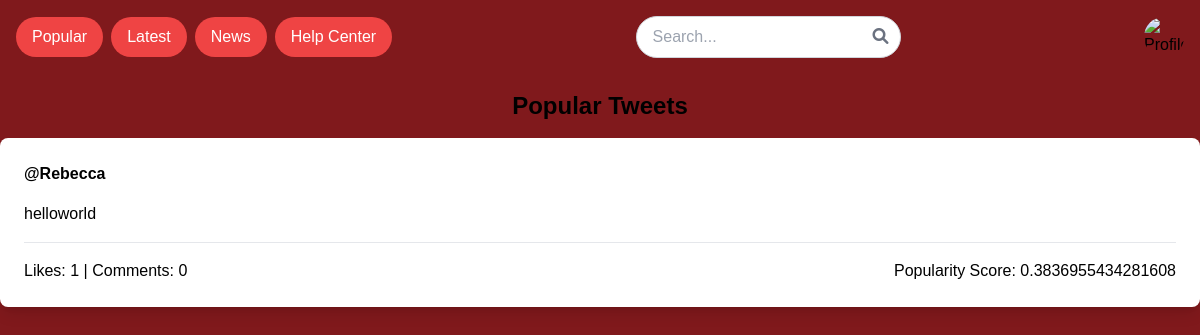
The page /popular/ on the database as committed earlier.
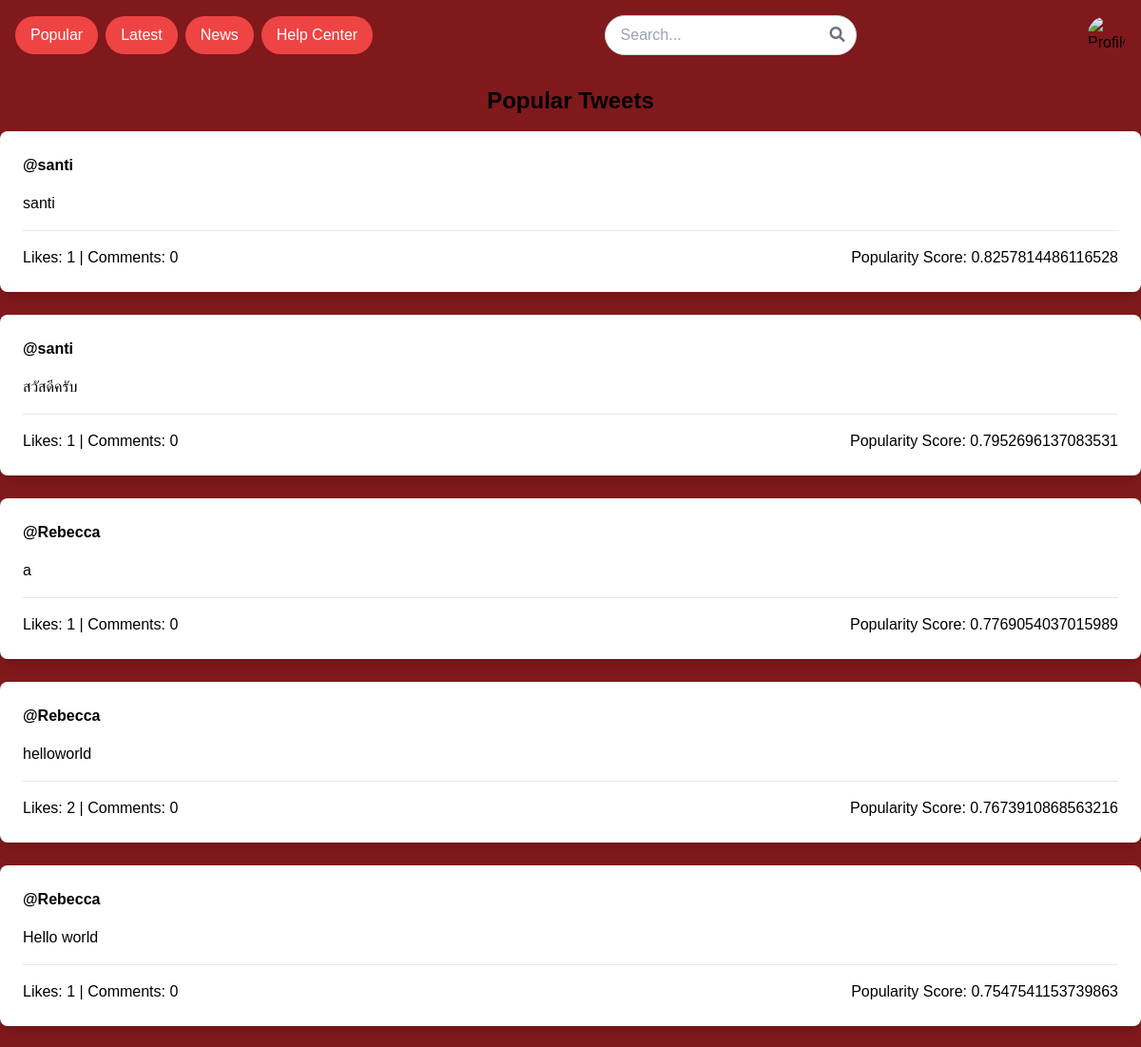
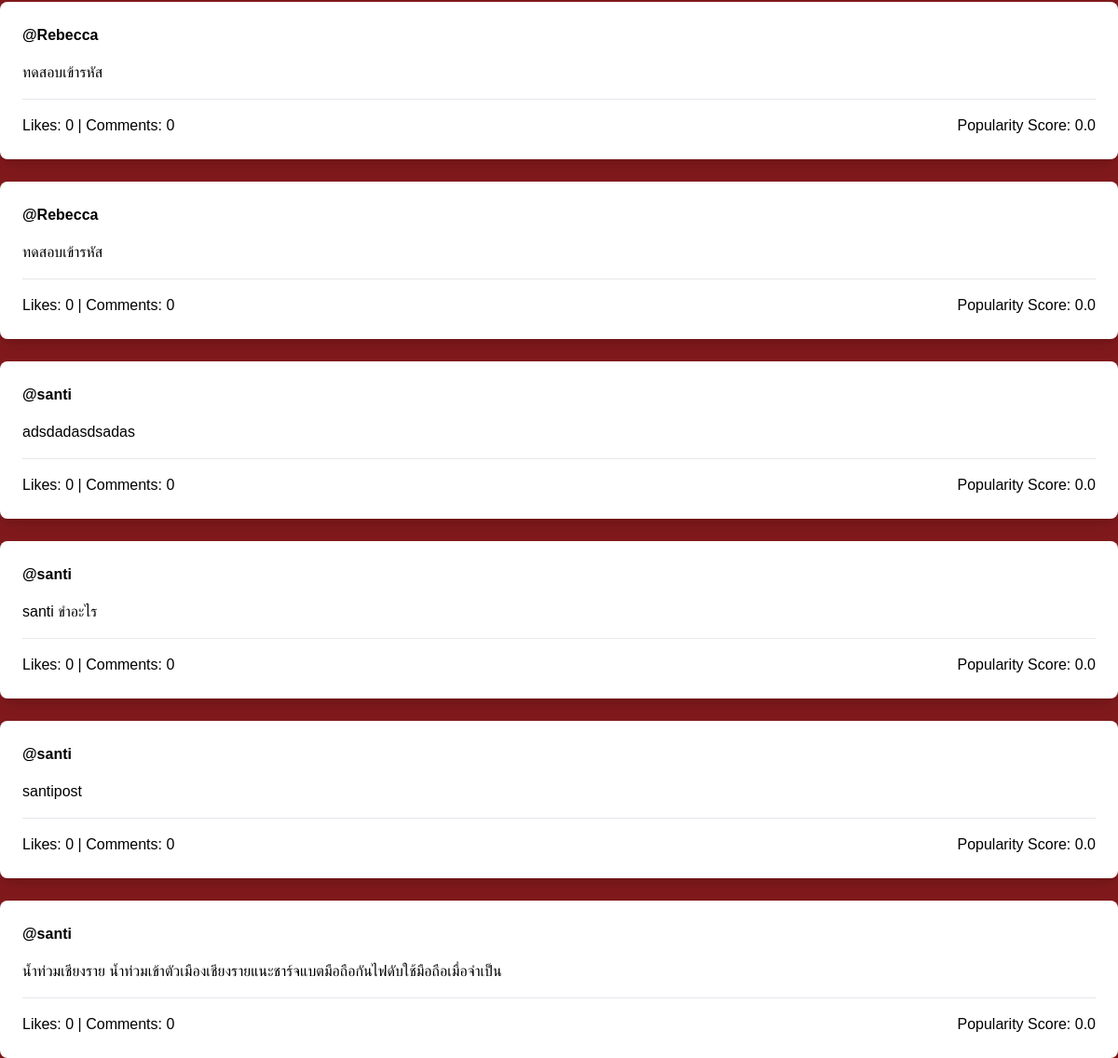
The same page on the database as committed later (2 pictures, top to bottom).
### core/models.py (models this page shows, shortened)
class Tweet(models.Model):
    author = models.ForeignKey(User, on_delete=models.CASCADE)
    handle = models.CharField(max_length=100)
    content = models.TextField()
    likes = models.ManyToManyField(User, related_name='tweet_likes', blank=True)
    comment_count = models.IntegerField(default=0)
    anonymous = models.BooleanField(default=False) # !! anonymouse M P!!
    created_at = models.DateTimeField(auto_now_add=True)
    def popularity_score(self):
        base_score = self.likes.count() + (self.comment_count * 2)
        post_age_in_hours = (timezone.now() - self.created_at).total_seconds() / 3600
        age_factor = 1 / math.log(post_age_in_hours + 2)  # ใช้ log เพื่อลดคะแนนแบบช้าๆ
        final_score = base_score * age_factor
        return final_score

### core/views.py (the view)
# urls.py: path('popular/', views.popular_tweets, name='popular_tweets'),
def popular_tweets(request):
    tweets = Tweet.objects.all()
    tweets = sorted(tweets, key=lambda tweet: tweet.popularity_score(), reverse=True)
    return render(request, 'core/popular_tweets.html', {'tweets': tweets})

### theme/templates/core/popular_tweets.html
{% extends 'core/base.html' %}
{% block content %}
<h1 class="text-2xl font-bold mb-4 text-center">Popular Tweets</h1>
<div class="space-y-6">
    {% for tweet in tweets %}
    <div class="post-card bg-white p-6 rounded-lg shadow-lg">
        <div class="post-header flex items-center gap-4 mb-4">
            <strong>@{{ tweet.author.username }}</strong>
        </div>
        <div class="post-content mb-4">
            <p>{{ tweet.content }}</p>
        </div>
        <div class="post-actions flex justify-between pt-4 border-t border-gray-200">
            <span>Likes: {{ tweet.likes.count }} | Comments: {{ tweet.comment_count }}</span>
            <span>Popularity Score: {{ tweet.popularity_score }}</span>
        </div>
    </div>
    {% empty %}
    <p>No popular tweets found.</p>
    {% endfor %}
</div>
{% endblock %}

### theme/templates/core/base.html (shortened to what this page needs)
{% load static tailwind_tags %}
<!DOCTYPE html>
<html lang="en">
<head>
    <script src="https://cdn.tailwindcss.com"></script>
    <link href="https://cdnjs.cloudflare.com/ajax/libs/font-awesome/5.15.3/css/all.min.css" rel="stylesheet"/>
    <link rel="stylesheet" href="{% static 'css/styles.css' %}">
    <link rel="stylesheet" href="https://cdnjs.cloudflare.com/ajax/libs/font-awesome/6.0.0-beta3/css/all.min.css">
</head>
<body style="background-color: #80191c;">
<div class="max-w-7xl mx-auto p-4">
        <div class="flex flex-wrap justify-between items-center mb-4">
            <div class="flex flex-wrap space-x-2">
                <a href="{% url 'popular_tweets' %}" >
                    <button class="bg-red-500 text-white py-2 px-4 rounded-full">Popular</button>
                </a>
                <a href="{% url 'create_tweet' %}" >
                <button class="bg-red-500 text-white py-2 px-4 rounded-full">Latest</button>
                </a>
                <button class="bg-red-500 text-white py-2 px-4 rounded-full">News</button>
                <button class="bg-red-500 text-white py-2 px-4 rounded-full">Help Center</button>
            </div>
            <div class="relative">
                <form method="get" action="{% url 'search' %}" style="display:inline;">
                    <input class="py-2 pl-4 pr-10 rounded-full border border-gray-300 w-full" type="text" name="query" placeholder="Search..." value="{{ request.GET.query }}">
                    <button type="submit" class="absolute right-3 top-1/2 transform -translate-y-1/2 text-gray-500">
                        <i class="fas fa-search"></i>
                    </button>
                </form>
            </div>
                <img class="rounded-full w-10 h-10 object-cover" src="https://path-to-profile-pic.jpg" alt="Profile picture" />
            </div>
        </div>
        {% block content %}
        {% endblock %}
</body>
</html>

### core/static/css/styles.css (style rules this page uses)
body { font-family: sans-serif; margin: 0; padding: 0; background-color: #f8f8f8; }
h1 { margin: 0; }

Rows that differ between the two databases and show on the page:
added Tweet: author.username "santi", content "santi", likes.count "1", comment_count "0", popularity_score "0.8257814486116528"
added Tweet: author.username "santi", content "สวัสดีครับ", likes.count "1", comment_count "0", popularity_score "0.7952696137083531"
added Tweet: author.username "Rebecca", content "a", likes.count "1", comment_count "0", popularity_score "0.7769054037015989"
computed for Tweet "helloworld": likes.count "1" → "2"; popularity_score "0.3836955434281608" → "0.7673910868563216"
added Tweet: author.username "Rebecca", content "Hello world", likes.count "1", comment_count "0", popularity_score "0.7547541153739863"
added Tweet: author.username "Rebecca", content "ทดสอบเข้ารหัส", likes.count "0", comment_count "0", popularity_score "0.0"
added Tweet: author.username "Rebecca", content "ทดสอบเข้ารหัส", likes.count "0", comment_count "0", popularity_score "0.0"
added Tweet: author.username "santi", content "adsdadasdsadas", likes.count "0", comment_count "0", popularity_score "0.0"
added Tweet: author.username "santi", content "santi ขำอะไร", likes.count "0", comment_count "0", popularity_score "0.0"
added Tweet: author.username "santi", content "santipost", likes.count "0", comment_count "0", popularity_score "0.0"
added Tweet: author.username "santi", content "น้ำท่วมเชียงราย น้ำท่วมเข้าตัวเมืองเชียงรายแนะชาร์จแบตมือถือกันไฟดับใช้มือถือเมื่อจำเป็น", likes.count "0", comment_count "0", popularity_score "0.0"
